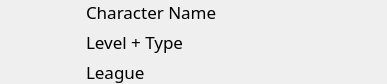
<?xml version="1.0" encoding="UTF-8"?>
<ui version="4.0">
 <class>CharacterWidget</class>
 <widget class="QWidget" name="CharacterWidget">
  <property name="geometry">
   <rect>
    <x>0</x>
    <y>0</y>
    <width>387</width>
    <height>80</height>
   </rect>
  </property>
  <property name="sizePolicy">
   <sizepolicy hsizetype="Expanding" vsizetype="Preferred">
    <horstretch>0</horstretch>
    <verstretch>0</verstretch>
   </sizepolicy>
  </property>
  <property name="font">
   <font>
    <family>Fontin SmallCaps</family>
    <pointsize>13</pointsize>
   </font>
  </property>
  <property name="windowTitle">
   <string>Form</string>
  </property>
  <layout class="QHBoxLayout" name="horizontalLayout">
   <property name="spacing">
    <number>6</number>
   </property>
   <property name="sizeConstraint">
    <enum>QLayout::SetDefaultConstraint</enum>
   </property>
   <property name="leftMargin">
    <number>0</number>
   </property>
   <property name="topMargin">
    <number>0</number>
   </property>
   <property name="rightMargin">
    <number>0</number>
   </property>
   <property name="bottomMargin">
    <number>0</number>
   </property>
   <item>
    <widget class="QLabel" name="characterTypeImage">
     <property name="sizePolicy">
      <sizepolicy hsizetype="Fixed" vsizetype="Fixed">
       <horstretch>0</horstretch>
       <verstretch>0</verstretch>
      </sizepolicy>
     </property>
     <property name="minimumSize">
      <size>
       <width>80</width>
       <height>80</height>
      </size>
     </property>
     <property name="maximumSize">
      <size>
       <width>80</width>
       <height>80</height>
      </size>
     </property>
     <property name="text">
      <string/>
     </property>
    </widget>
   </item>
   <item>
    <layout class="QVBoxLayout" name="verticalLayout">
     <item>
      <widget class="QLabel" name="nameLabel">
       <property name="text">
        <string>Character Name</string>
       </property>
      </widget>
     </item>
     <item>
      <widget class="QLabel" name="descLabel">
       <property name="text">
        <string>Level + Type</string>
       </property>
      </widget>
     </item>
     <item>
      <widget class="QLabel" name="leagueLabel">
       <property name="text">
        <string>League</string>
       </property>
      </widget>
     </item>
    </layout>
   </item>
  </layout>
 </widget>
 <resources/>
 <connections/>
</ui>
